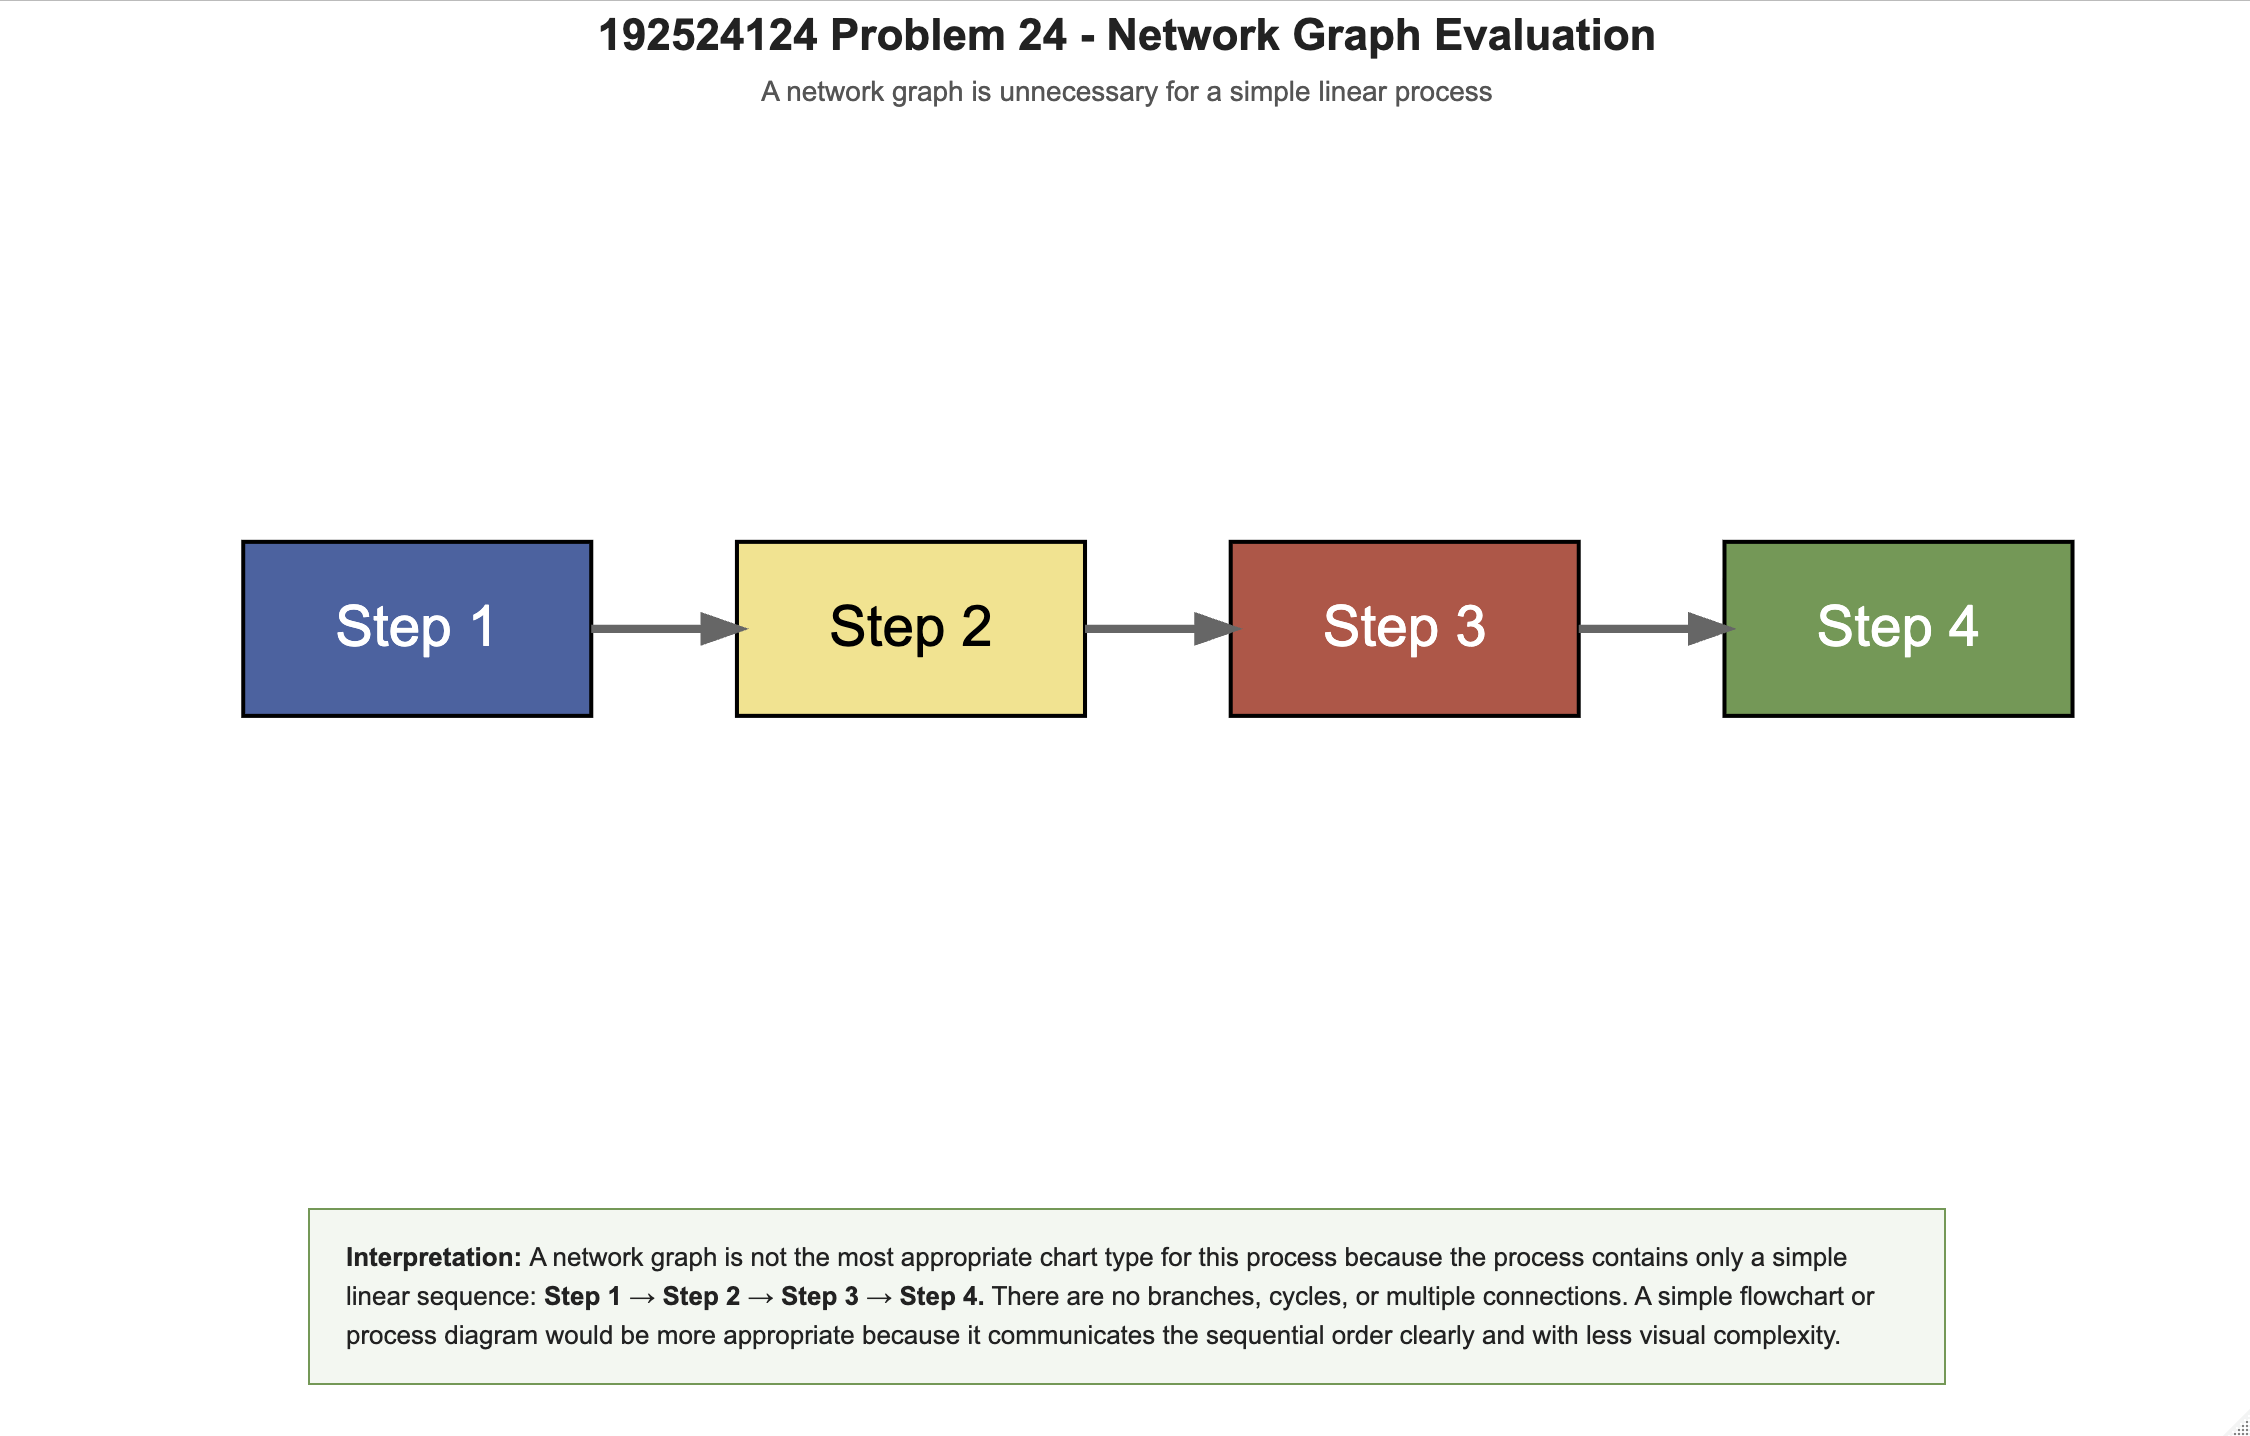

The R source for this figure:
# Problem 24 - Network Graph Evaluation

library(DiagrammeR)
library(htmltools)

process_graph <- grViz("
  digraph process {

    graph [
      layout = dot,
      rankdir = LR,
      bgcolor = white,
      margin = 0.2
    ]

    node [
      shape = box,
      style = filled,
      fontname = Arial,
      fontsize = 14,
      color = black,
      width = 1.2,
      height = 0.6
    ]

    edge [
      color = gray40,
      penwidth = 2,
      arrowsize = 0.8
    ]

    Step1 [
      label = 'Step 1',
      fillcolor = '#4563A3',
      fontcolor = white
    ]

    Step2 [
      label = 'Step 2',
      fillcolor = '#F4E285',
      fontcolor = black
    ]

    Step3 [
      label = 'Step 3',
      fillcolor = '#BA5142',
      fontcolor = white
    ]

    Step4 [
      label = 'Step 4',
      fillcolor = '#6A994E',
      fontcolor = white
    ]

    Step1 -> Step2
    Step2 -> Step3
    Step3 -> Step4
  }
")

browsable(
  div(
    style = "
      width: 100%;
      max-width: 950px;
      margin: 0 auto;
      padding: 20px;
      box-sizing: border-box;
      font-family: Arial, sans-serif;
      background-color: white;
    ",
    
    h2(
      "192524124 Problem 24 - Network Graph Evaluation",
      style = "
        text-align: center;
        font-size: 22px;
        font-weight: bold;
        margin: 5px 0 8px 0;
        color: #222222;
      "
    ),
    
    h4(
      "A network graph is unnecessary for a simple linear process",
      style = "
        text-align: center;
        font-size: 14px;
        font-weight: normal;
        margin: 0 0 20px 0;
        color: #555555;
      "
    ),
    
    div(
      style = "
        width: 100%;
        margin: 0 auto 20px auto;
        padding: 5px;
        box-sizing: border-box;
      ",
      process_graph
    ),
    
    div(
      style = "
        width: 90%;
        margin: 10px auto 0 auto;
        padding: 14px 18px;
        border: 1px solid #6A994E;
        background-color: #F2F7F0;
        box-sizing: border-box;
        font-size: 13px;
        line-height: 1.5;
        color: #222222;
      ",
      
      tags$b("Interpretation: "),
      
      "A network graph is not the most appropriate chart type for this process ",
      "because the process contains only a simple linear sequence: ",
      tags$b("Step 1 → Step 2 → Step 3 → Step 4."),
      " There are no branches, cycles, or multiple connections. ",
      "A simple flowchart or process diagram would be more appropriate ",
      "because it communicates the sequential order clearly and with less ",
      "visual complexity."
    )
  )
)
